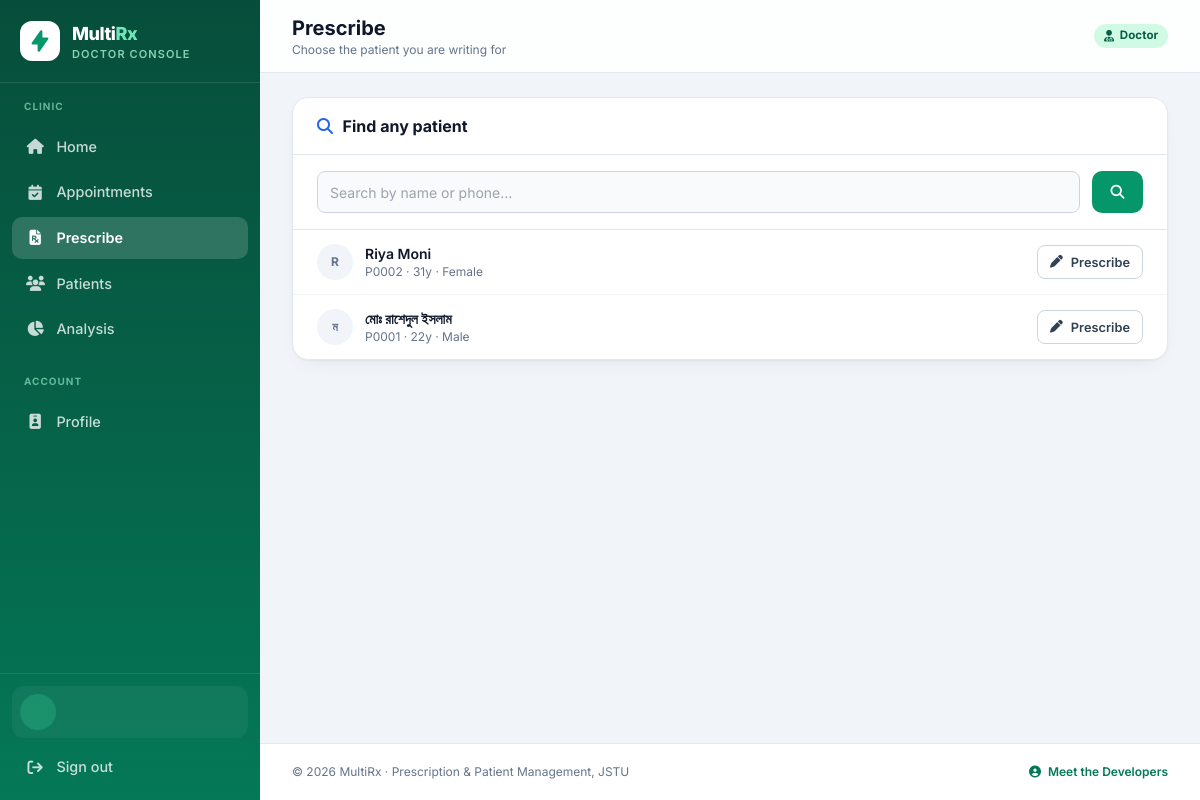
Before: /prescribe/ (signed in) with the older database file.
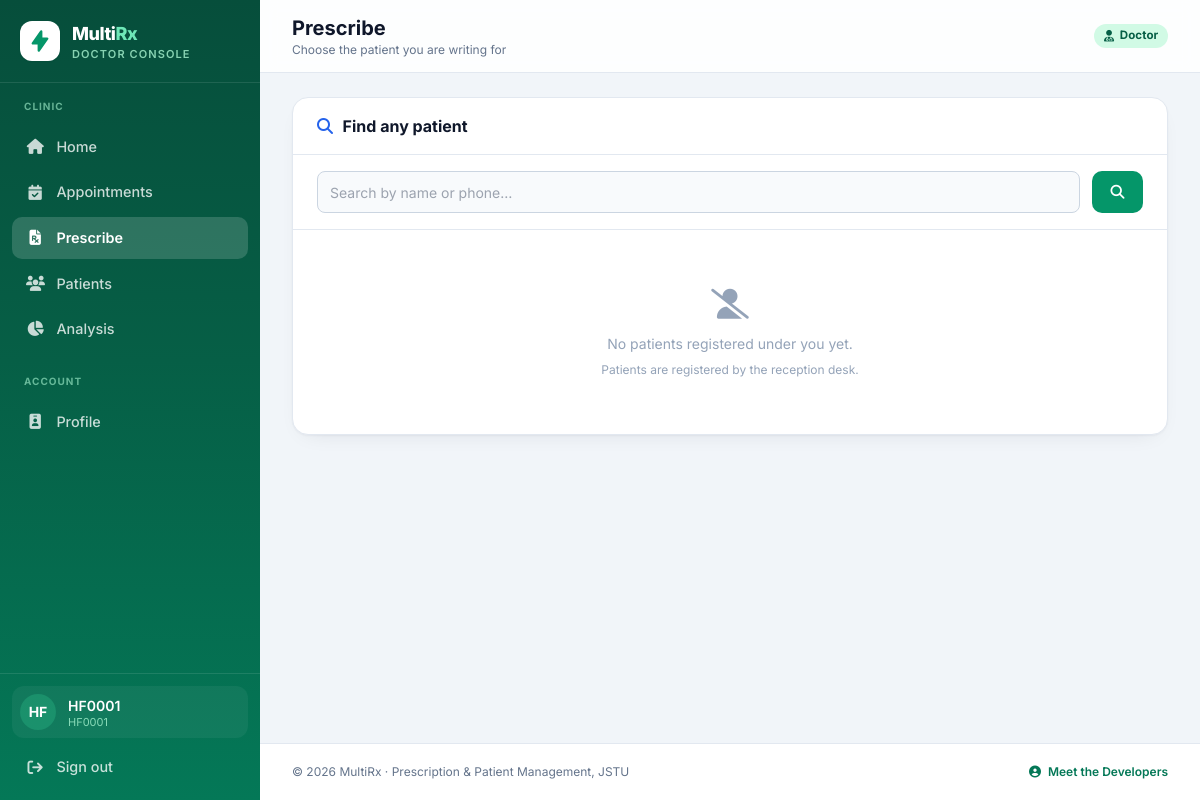
After: the same page with the newer database file.
### app/models.py (models this page shows, shortened)
class Patient(models.Model):
    doctor = models.ForeignKey(User, on_delete=models.CASCADE, related_name='patients')
    registered_by = models.ForeignKey(
        User, on_delete=models.SET_NULL, null=True, blank=True,
        related_name='registered_patients'
    )
    name = models.CharField(max_length=100)
    age = models.PositiveIntegerField()
    gender = models.CharField(max_length=10, choices=[('Male', 'Male'), ('Female', 'Female')])
    phone = models.CharField(max_length=20, blank=True)
    address = models.CharField(max_length=200)
    created_at = models.DateTimeField(auto_now_add=True)

class Doctor(AbstractUser):
    username = None  # Remove default username
    doctor_id = models.CharField(max_length=32, unique=True, verbose_name='Login ID')
    role = models.CharField(max_length=20, choices=ROLE_CHOICES, default=ROLE_DOCTOR)
    specialization = models.CharField(max_length=100, blank=True)
    phone = models.CharField(max_length=20, blank=True)
    bio = models.TextField(blank=True, null=True)
    profile_picture = models.ImageField(upload_to='profile_pics/', null=True, blank=True)
    USERNAME_FIELD = 'doctor_id'
    REQUIRED_FIELDS = []  # Do not include 'username' here
    objects = DoctorManager()
    @property
    def is_doctor(self):
        return self.role == ROLE_DOCTOR
    @property
    def is_receptionist(self):
        return self.role == ROLE_RECEPTIONIST
    @property
    def is_admin(self):
        return self.role == ROLE_ADMIN
    @property
    def role_label(self):
        return dict(ROLE_CHOICES).get(self.role, 'User')
    @property
    def display_name(self):
        name = f"{self.first_name} {self.last_name}".strip()
        if not name:
            return self.doctor_id
        if self.is_doctor and not name.lower().startswith(('dr.', 'dr ', 'prof')):
            return f"Dr. {name}"
        return name

### app/views.py (the view)
# urls.py: path('prescribe/', views.prescribe_picker, name='prescribe'),
@doctor_required
def prescribe_picker(request):
    today = timezone.localdate()
    query = request.GET.get('q', '').strip()
    patients = Patient.objects.filter(doctor=request.user)
    if query:
        patients = patients.filter(Q(name__icontains=query) | Q(phone__icontains=query))
    patients = patients.order_by('-created_at')[:20]
    day = (Appointment.objects
           .filter(doctor=request.user, date=today)
           .exclude(status=Appointment.STATUS_CANCELLED)
           .select_related('patient')
           .order_by('serial'))
    return render(request, 'app/doctor/prescribe_picker.html', {
        'current': day.filter(status=Appointment.STATUS_IN_CONSULTATION).first(),
        'waiting': day.filter(status=Appointment.STATUS_WAITING),
        'patients': patients,
        'query': query,
    })

### app/views.py (called while the page is built)
def doctor_required(view_func):
    @wraps(view_func)
    @login_required
    def _wrapped(request, *args, **kwargs):
        if not request.user.is_doctor:
            messages.error(request, "That section is only available to doctors.")
            return redirect(role_home_url(request.user))
        return view_func(request, *args, **kwargs)
    return _wrapped

### app/templates/app/doctor/prescribe_picker.html (shortened to what this page needs)
{% extends 'app/base.html' %}
{% block page_title %}Prescribe{% endblock %}
{% block page_subtitle %}Choose the patient you are writing for{% endblock %}
{% block content %}
<div class="max-w-4xl mx-auto space-y-6">
  <div class="card">
    <div class="px-6 py-4 border-b border-slate-200">
      <h2 class="section-title"><i class="fas fa-magnifying-glass text-blue-600"></i> Find any patient</h2>
    </div>
    <form method="get" class="px-6 py-4 border-b border-slate-200 flex gap-3">
      <input type="text" name="q" value="{{ query }}" class="form-input flex-1"
             placeholder="Search by name or phone…" autocomplete="off">
      <button type="submit" class="btn btn-primary"><i class="fas fa-magnifying-glass"></i></button>
    </form>
    <div class="divide-y divide-slate-100">
      {% for patient in patients %}
        <div class="flex items-center gap-3 px-6 py-3.5 hover:bg-slate-50 transition">
          <div class="w-9 h-9 rounded-full bg-slate-100 text-slate-500 flex items-center justify-center text-xs font-bold">
            {{ patient.name|slice:":1"|upper }}
          </div>
          <div class="min-w-0 flex-1">
            <a href="{% url 'patient_profile' patient.id %}"
               class="text-sm font-semibold text-slate-900 hover:text-emerald-700 truncate block">{{ patient.name }}</a>
            <p class="text-xs text-slate-500 truncate">
              P{{ patient.id|stringformat:"04d" }} · {{ patient.age }}y · {{ patient.gender }}
            </p>
          </div>
          <a href="{% url 'prescribe_with_patient' patient.id %}" class="btn btn-ghost btn-sm">
            <i class="fas fa-pen"></i> Prescribe
          </a>
        </div>
      {% empty %}
        <div class="text-center py-14 text-slate-400">
          <i class="fas fa-user-slash text-3xl mb-3"></i>
          <p class="text-sm">
            {% if query %}No patient matches "{{ query }}".
            {% else %}No patients registered under you yet.{% endif %}
          </p>
          <p class="text-xs mt-2">Patients are registered by the reception desk.</p>
        </div>
      {% endfor %}
    </div>
  </div>
</div>
{% endblock %}

### app/templates/app/base.html (shortened to what the changed rows need)
{% load static %}
<!DOCTYPE html>
<html lang="en">
<head>
  <script src="https://cdn.tailwindcss.com"></script>
  <link rel="stylesheet" href="https://cdnjs.cloudflare.com/ajax/libs/font-awesome/6.4.0/css/all.min.css">
</head>
<body class="min-h-screen">
{% if user.is_authenticated %}
<div class="flex min-h-screen">
  <aside id="sidebar" class="sidebar flex-shrink-0 flex flex-col">
    <div class="px-5 py-5 flex items-center gap-3 border-b border-white/10">
      <div class="w-10 h-10 rounded-xl bg-white flex items-center justify-center shadow-sm">
        <svg xmlns="http://www.w3.org/2000/svg" class="h-6 w-6 text-emerald-600" viewBox="0 0 20 20" fill="currentColor">
          <path fill-rule="evenodd" d="M11.3 1.046A1 1 0 0112 2v5h4a1 1 0 01.82 1.573l-7 10A1 1 0 018 18v-5H4a1 1 0 01-.82-1.573l7-10a1 1 0 011.12-.38z" clip-rule="evenodd" />
        </svg>
      </div>
      <div class="leading-tight">
        <div class="text-lg font-extrabold text-white tracking-tight">
          Multi<span class="text-emerald-300">Rx</span>
        </div>
        <div class="text-[11px] uppercase tracking-widest text-emerald-200/80 font-semibold">
          {% if user.is_admin %}Admin Panel
          {% elif user.is_receptionist %}Reception Desk
          {% else %}Doctor Console{% endif %}
        </div>
      </div>
    </div>
    <nav class="flex-1 px-3 py-4 space-y-1 overflow-y-auto scroll-thin">
      {% if user.is_admin %}
        <p class="px-3 pb-2 text-[10px] font-bold uppercase tracking-widest text-emerald-200/60">Administration</p>
        <a href="{% url 'admin_dashboard' %}" class="nav-item" data-match="/manage/"><i class="fas fa-gauge-high"></i> Overview</a>
        <a href="{% url 'admin_accounts' %}" class="nav-item" data-match="/manage/accounts/"><i class="fas fa-users-gear"></i> Accounts</a>
        <a href="{% url 'admin_appointments' %}" class="nav-item" data-match="/manage/appointments/"><i class="fas fa-calendar-days"></i> All Appointments</a>
        <p class="px-3 pt-5 pb-2 text-[10px] font-bold uppercase tracking-widest text-emerald-200/60">Clinic Data</p>
        <a href="{% url 'search' %}" class="nav-item" data-match="/patients/"><i class="fas fa-users"></i> All Patients</a>
        <a href="{% url 'analysis' %}" class="nav-item" data-match="/analysis/"><i class="fas fa-chart-pie"></i> Analysis</a>
        <a href="/admin/" class="nav-item" target="_blank" rel="noopener"><i class="fas fa-database"></i> Django Admin</a>
      {% else %}
        <p class="px-3 pb-2 text-[10px] font-bold uppercase tracking-widest text-emerald-200/60">Clinic</p>
        <a href="{% url 'doctor_dashboard' %}" class="nav-item" data-match="/doctor/"><i class="fas fa-house"></i> Home</a>
        <a href="{% url 'doctor_appointments' %}" class="nav-item" data-match="/doctor/appointments/">
          <i class="fas fa-calendar-check"></i> Appointments
        </a>
        <a href="{% url 'prescribe' %}" class="nav-item" data-match="/prescribe/"><i class="fas fa-file-prescription"></i> Prescribe</a>
        <a href="{% url 'search' %}" class="nav-item" data-match="/patients/"><i class="fas fa-users"></i> Patients</a>
        <a href="{% url 'analysis' %}" class="nav-item" data-match="/analysis/"><i class="fas fa-chart-pie"></i> Analysis</a>
      {% endif %}
      <p class="px-3 pt-5 pb-2 text-[10px] font-bold uppercase tracking-widest text-emerald-200/60">Account</p>
      <a href="{% url 'profile' %}" class="nav-item" data-match="/profile/"><i class="fas fa-id-badge"></i> Profile</a>
    </nav>
    <div class="p-3 border-t border-white/10">
      <div class="flex items-center gap-3 px-2 py-2 rounded-xl bg-white/5">
        {% if user.profile_picture %}
          <img src="{{ user.profile_picture.url }}" alt="" class="w-9 h-9 rounded-full object-cover ring-2 ring-white/25">
        {% else %}
          <div class="w-9 h-9 rounded-full bg-emerald-400/25 flex items-center justify-center text-white font-bold text-sm">
            {{ user.doctor_id|slice:":2" }}
          </div>
        {% endif %}
        <div class="min-w-0 leading-tight">
          <p class="text-sm font-semibold text-white truncate">{{ user.display_name }}</p>
          <p class="text-[11px] text-emerald-200/80">{{ user.doctor_id }}</p>
        </div>
      </div>
      <a href="{% url 'logout' %}" class="nav-item mt-2"><i class="fas fa-arrow-right-from-bracket"></i> Sign out</a>
    </div>
  </aside>
  <div class="app-main flex-1 min-w-0 flex flex-col">
    <header class="topbar sticky top-0 z-40 bg-white/85 backdrop-blur border-b border-slate-200">
      <div class="px-4 sm:px-6 lg:px-8 py-3.5 flex items-center gap-4">
        <div class="min-w-0">
          <h1 class="text-lg sm:text-xl font-bold text-slate-900 truncate">{% block page_title %}Dashboard{% endblock %}</h1>
          <p class="text-xs text-slate-500 truncate">{% block page_subtitle %}{% endblock %}</p>
        </div>
        <div class="ml-auto flex items-center gap-2 sm:gap-3">
          <span class="hidden md:inline-flex badge
            {% if user.is_admin %}badge-slate{% elif user.is_receptionist %}badge-blue{% else %}badge-green{% endif %}">
            <i class="fas {% if user.is_admin %}fa-shield-halved{% elif user.is_receptionist %}fa-headset{% else %}fa-user-doctor{% endif %}"></i>
            {{ user.role_label }}
          </span>
        </div>
      </div>
    </header>
    <main class="flex-1 px-4 sm:px-6 lg:px-8 py-6">
      {% block content %}{% endblock %}
    </main>
    <footer class="px-4 sm:px-6 lg:px-8 py-5 border-t border-slate-200 bg-white">
      <div class="flex flex-col sm:flex-row items-center justify-between gap-3 text-xs text-slate-500">
        <p>&copy; {% now "Y" %} MultiRx · Prescription &amp; Patient Management, JSTU</p>
        <button type="button" onclick="openDevModal()" class="font-semibold text-emerald-700 hover:text-emerald-800">
          <i class="fas fa-user-circle mr-1"></i> Meet the Developers
        </button>
      </div>
    </footer>
  </div>
</div>
{% else %}
  {% block public_content %}{% endblock %}
{% endif %}
</body>
</html>

Changed rows visible on the page:
removed Patient: name "R", name "Riya Moni", id "0002", age "31", gender "Female"
removed Patient: name "ম", name "মোঃ রাশেদুল ইসলাম", id "0001", age "22", gender "Male"
changed Doctor "Doctor": doctor_id (not shown) → "HF"; display_name (not shown) → "HF0001"; doctor_id (not shown) → "HF0001"
Other visible differences:
text now shown: "No patients registered under you yet. Patients are registered by the reception desk."
